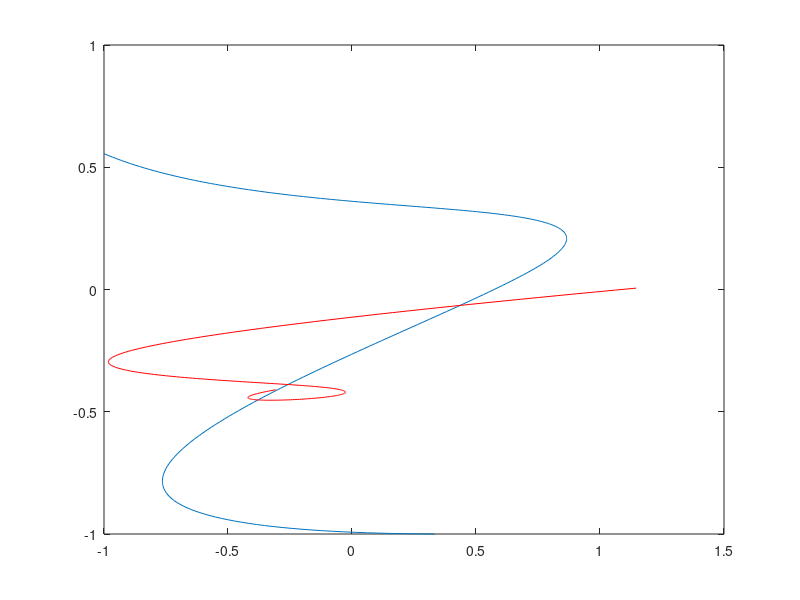

The MATLAB source for this figure: (Note: a time limit stopped this script after it produced the figure.)

function [] = genCurves_v2()
%%

% Version history

% matlab_line_drawings
% randomly samples knot grid (2D cartesian feature space) to draw
% parametrically controlled curves per Thomas' algorith

% Dave's code.  Interestingly, Dave had chatGPT translate Python into
% Matlab.  Then checked that it worked. Thomas noticed some potential
% oddities in the algorithm, needs a look over

% gendcurves
% converting to function to generate sets of curves for each block.
% Alternating curve complexity (smooth, rough) over blocks, and outputting
% png files to be loaded by MovieGraphic in monkeyLoogic. corr_RL v3
% modified to work with these images.

% Algorithm walk-through:
% 1. define a curve_of_origin (circle)
% 2. call sample_knots(), picks random set of xy positions from knot grid
% 3. call upsample() to define 'endcurve' by computing spline between the random knots
% 4. repeat steps 2 and 3 to generate a second curve
% 5. invoke secrete mathematical incantations to make the second curve
% orthogonal to the first, 'orthocurve'
% 7. Sample curves along a 'manifold' (line through the feature space).
% Method for sampling manifold:
% a. Generate a vector of scaling values (t) from -1 to +1
% b. Loop through 't', each iter multiply endcurve by t (scale endcurve)
% c. Add scaled endcurve to curve_of_origin
% d. This produces a smooth_sequence of 'samples' along the manifold
% e. Add this sequence to an image stack to make a movie
% e. To examine effect of correlation on learning, generate rough_sequence
% f. Create random vector of scaling values 't'
% g. Multiple random t's by orthocurve to sample noise manifold
% h. Collect these into image stack, produces a jumpy movie

% Embedding curves in task context:
% 1. Generate two curves for each block
% 2. Associate one curve with L key, the other with R key
% 3. Subjects learn to map curves to keys
% 4. Vary curve complexity over blocks by alternately showing
% smooth_sequence and rough_sequence movies.

% This first version of the task is trivial, almost no learning.
% Perceptual system immediately discriminates curves (visually distinct)
% and with very little trial and error learns to map curves to keys

% gendcurves_v2:
% Next steps, after speaking with Thomas
% 1. Associate L and R keys (states) with opposite halves of the continuum
% of curves along a single manifold.
% 2. Never show the same curve twice, need to learn the manifold rather
% than any individual visual pattern.
% 3. Do this by discretizing manifold segments on each side of the middle
% point (decision boundary), and build a movie only out of that segment
% 4. This is all single manifold
% 5. Use ortho manifold to dissociate reward state from feature correlation
% 6. Do this by adding in varying amounts of ortho curve.
% 7. Use quantity of orthocurve added in to modulate the degree of noise
% (if ortho component is unrelated to response/reward), or to dissociate
% feature correlation (endcurve) from RPE (orthocurve).  That is, determine
% response (L/R key) and reward probability based on sign and magnitude of
% orthocurve addition


% set curveParams structure

curveParams.nBlocks = 10;
curveParams.nStates = 2;

curveParams.n_tvals_main = 12;
curveParams.n_tvals_ortho = 12;

curveParams.size_of_knot_grid = 10;
curveParams.low = -1;
curveParams.high = 1;
knot_grid = make_knot_grid(curveParams.size_of_knot_grid, curveParams.low, curveParams.high);
curveParams.max_knot_number = 10;
curveParams.D = 256; % resolution_of_curves
curveParams.K = 2; % number of axes in curve space that we will sample
% curveParams.S = 1; % number of "exposures" to generate - not used presently
curveParams.save_png = true;

curveParams.plotCurveSeq = true;

curveParams.n_knot_points = 5;
% curveParams.n_knot_points = 2;

% Specify the "curve of origin"
curve_of_origin = zeros(curveParams.D, 2);

% Circle
rng = (0:curveParams.D-1)' / curveParams.D * 2 * pi;
curve_of_origin(:, 1) = sin(rng);
curve_of_origin(:, 2) = cos(rng);
radius = 0.1 * (curveParams.high - curveParams.low);
curve_of_origin = curve_of_origin * radius;
% oXY = xy2stacked(curve_of_origin);

for b = 1:curveParams.nBlocks

    % --- BLOCK LEVEL operations
    % compute endcurve (signal) and orthocurve (noise or reward) for this block

    % define random endcurve
    knots = sample_knots(knot_grid, curveParams.n_knot_points, false);
    [endcurve, ~] = upsample(knots, curveParams.D);

    % define random orthocurve
    el = sum(sum(endcurve .* endcurve));
    knots = sample_knots(knot_grid, curveParams.n_knot_points, false);
    [other_curve, ~] = upsample(knots, curveParams.D);
    orthocurve = sum(sum(other_curve .* endcurve)) * endcurve / el - other_curve;
    fprintf('check: %.2f\n', sum(sum(orthocurve .* endcurve)));

    % plot endcurve and orthocurve
    f = figure;
    plot(endcurve(:, 1), endcurve(:, 2));
    hold on;
    plot(orthocurve(:, 1), orthocurve(:, 2), 'r');

    if curveParams.save_png
        cd blockstim
        fn = strcat('b', num2str(b), '_endCurve(blue)_orthoCurve(red).png');
        print(f, fn, '-dpng');
        cd ..
    end

    for s = 1:curveParams.nStates  % 2 states per block (L/R response)

        % --- STATE LEVEL operations
        % discretize scaling variable, t, to generate unique, nonoverlapping
        % curve movies for this state corresponding to curve samples in windows
        % along manifold

        % set limits on t for this state. States 1 and 2 correspond to first
        % and second halves of manifold for now
        % switch s
        %     case 1
        %         main_lowerT = -1;
        %         main_upperT = 0;
        %         ortho_lowerT = -0.5;
        %         ortho_upperT = 0.5;
        %     case 2
        %         main_lowerT = 0;
        %         main_upperT = 1;
        %         ortho_lowerT = -0.5;
        %         ortho_upperT = 0.5;
        % end

        switch s
            case 1
                main_lowerT = 0.8;
                main_upperT = 1;
                ortho_lowerT = -1;
                ortho_upperT = 1;
            case 2
                main_lowerT = 0.6;
                main_upperT = 0.8;
                ortho_lowerT = -1;
                ortho_upperT = 1;
        end

        % --- set range of t values specifying weights with which endcurve
        % and orthocurve are summed to produce individual curves
        curveParams.endcurve_t = interp1([1, curveParams.n_tvals_main], [main_lowerT, main_upperT], 1:curveParams.n_tvals_main);
        curveParams.orthocurve_t = interp1([1, curveParams.n_tvals_ortho], [ortho_lowerT, ortho_upperT], 1:curveParams.n_tvals_ortho);

        % build a 2D matrix of curves defined by endcurve and orthocurve t
        % values
        for ec = 1 : length(curveParams.endcurve_t)
            for oc = 1 : length(curveParams.orthocurve_t)
                state_curves(ec, oc, :, :) = curve_of_origin + (curveParams.endcurve_t(ec) * endcurve) + (curveParams.orthocurve_t(oc) * orthocurve);
            end
        end

        if curveParams.plotCurveSeq
            lim = 1.5;
            limx = [-lim, lim];
            limy = [-lim, lim];

            f = figure;

            for ec = 1: length(curveParams.endcurve_t)
                for oc = 1: length(curveParams.orthocurve_t)
                    subplot(length(curveParams.orthocurve_t), length(curveParams.endcurve_t), (ec-1)*length(curveParams.orthocurve_t)+oc);
                    x = state_curves(ec,oc,:,1);
                    x = squeeze(x);
                    y = state_curves(ec,oc,:,2);
                    y = squeeze(y);
                    plot(x,y);
                    xlim(limx);
                    ylim(limy);
                    axis off;
                    axis equal;

                end
            end

            if curveParams.save_png
                cd blockstim
                fn = strcat('b', num2str(b), '_s', num2str(s), '_main(x-axis)_ortho(y-axis)_curveSeq.png');
                print(f, fn, '-dpng');
                cd ..
            end

        end


        if curveParams.save_png

            for ec = 1: length(curveParams.endcurve_t)
                for oc = 1: length(curveParams.orthocurve_t)
                    f = figure;
                    x = state_curves(ec,oc,:,1);
                    x = squeeze(x);
                    y = state_curves(ec,oc,:,2);
                    y = squeeze(y);
                    plot(x,y);
                    xlim(limx);
                    ylim(limy);
                    axis off;
                    axis equal;
                    %--- SAVE PNG
                    cd blockstim
                    fn = buildFilename(curveParams, b, s, ec, oc);
                    % f is figure object, if not included in print command, prints
                    % last ML screen changed, eg user, as png file
                    print(f, fn, '-dpng');
                    close;
                    % changedir back to working directory
                    cd ..
                end
            end

        end

    end  % nStates
end  % nBlocks


% --- SAVE PARAMS FILE FOR ML TO READ IN

cd blockstim
save('curveParams.mat', "curveParams");

cd ..




end




%%
% Utilities for generating curves

function fn = buildFilename(curveParams, b, s, ec, oc);

blockstr = strcat('b', num2str(b), '_');
statestr = strcat('s', num2str(s), '_');
mainstr = strcat('ec_', num2str(ec), '_');
orthostr = strcat('oc_', num2str(oc), '.png');

fn = strcat(blockstr, statestr, mainstr, orthostr);

bob = 1;


end


% function stacked = xy2stacked(xy)
%     n = size(xy, 1);
%     stacked = reshape(xy', [n*2, 1]);
% end

function xy = stacked2xy(stacked)
assert(mod(length(stacked), 2) == 0);
n = length(stacked) / 2;
xy = reshape(stacked, [2, n])';
end

function segmented = stacked2segmented(curve)
n_points = length(curve) / 2;
assert(mod(n_points, 1) == 0);
x1_idx = 1:n_points-1;
x2_idx = 2:n_points;
y1_idx = x1_idx + n_points;
y2_idx = x2_idx + n_points;
segmented = [curve(x1_idx), curve(x2_idx), curve(y1_idx), curve(y2_idx)];
end

function probes_nxy = linear_probe_set(lim, num, center, dash)
if nargin < 3
    center = [0, 0];
end
if nargin < 4
    dash = false;
end

cnt = 1;
base_probes = 6 * num;
if dash
    num_probes = base_probes * (1 + dash);
else
    num_probes = base_probes;
end
probes_nxy = zeros(num_probes, 2, 2);
fprintf('making %d probes\n', num_probes);
eps = 0.01; % avoid corners

% Vertical probes
for x = linspace(-lim+eps, lim-eps, num)
    probes_nxy(cnt, :, :) = [x, lim; x, -lim];
    cnt = cnt + 1;
end

% Horizontal probes
for y = linspace(-lim+eps, lim-eps, num)
    probes_nxy(cnt, :, :) = [lim, y; -lim, y];
    cnt = cnt + 1;
end

% Negative oblique
for y = linspace(-lim+eps, lim-eps, num)
    probes_nxy(cnt, :, :) = [-lim, y; y, -lim];
    cnt = cnt + 1;
end
for x = linspace(-lim+eps, lim-eps, num)
    probes_nxy(cnt, :, :) = [x, lim; lim, x];
    cnt = cnt + 1;
end

% Positive oblique
for y = linspace(-lim+eps, lim-eps, num)
    probes_nxy(cnt, :, :) = [lim, y; -y, -lim];
    cnt = cnt + 1;
end
for x = linspace(-lim+eps, lim-eps, num)
    probes_nxy(cnt, :, :) = [x, lim; -lim, -x];
    cnt = cnt + 1;
end

if dash
    inc = 1 / dash;
    for i = 1:base_probes
        xp = polyfit([0, 1], probes_nxy(i, :, 1)', 1);
        yp = polyfit([0, 1], probes_nxy(i, :, 2)', 1);
        stop = 0;
        for j = 1:dash
            start = stop;
            stop = start + inc;
            probes_nxy(cnt, :, 1) = polyval(xp, [start, stop]);
            probes_nxy(cnt, :, 2) = polyval(yp, [start, stop]);
            cnt = cnt + 1;
        end
    end
end

probes_nxy = probes_nxy + repmat(reshape(center, [1, 1, 2]), [size(probes_nxy, 1), 2, 1]);
end

function grid = make_knot_grid(size, low, high)
[X, Y] = meshgrid(linspace(low, high, size));
grid = [X(:), Y(:)];
end

function knots = sample_knots(knot_grid, number_of_knot_points, closed)
if nargin < 3
    closed = true;
end

grid_size = size(knot_grid, 1);
if nargin < 2 || isempty(number_of_knot_points)
    nkp = grid_size;
else
    nkp = number_of_knot_points;
end

dice = randsample(grid_size, nkp, nkp > grid_size);
if closed
    dice(end) = dice(1);
end
knots = knot_grid(dice, :);
end

function [xy, knots] = upsample(knots, resolution, kind)
if nargin < 3
    kind = 'spline';
end

num_knots = size(knots, 1);

if num_knots < 3
    kind = 'linear';
end

plot_range = linspace(0, num_knots-1, resolution);

if strcmp(kind, 'linear')
    fx = interp1(0:num_knots-1, knots(:,1), plot_range, 'linear');
    fy = interp1(0:num_knots-1, knots(:,2), plot_range, 'linear');
else
    fx = interp1(0:num_knots-1, knots(:,1), plot_range, 'spline');
    fy = interp1(0:num_knots-1, knots(:,2), plot_range, 'spline');
end

xy = [fx', fy'];
end
